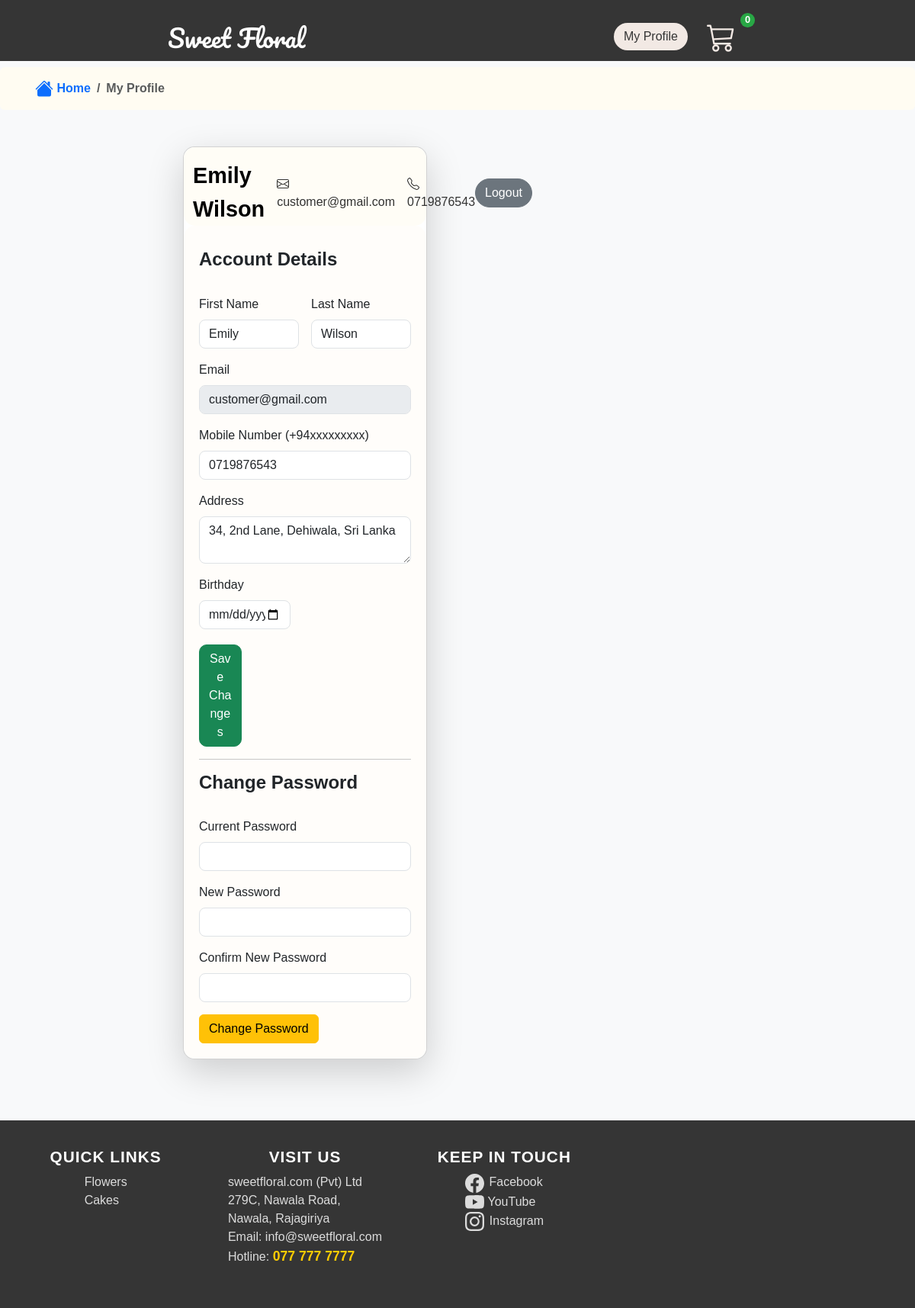
Screenshot of /myprofile.php (signed in) with the database file from the repository.
### tables this page shows
CREATE TABLE `customer` (
  `email` varchar(200) NOT NULL,
  `first_name` varchar(50) NOT NULL,
  `last_name` varchar(50) NOT NULL,
  `phone_no` varchar(12) NOT NULL,
  `address` varchar(400) NOT NULL
);

### myprofile.php (the view, shortened to what this page needs)
<?php
include 'conn.php';
$user_email = $_SESSION['user_email'];
$query = "SELECT * FROM customer WHERE email = ?";
$stmt = $conn->prepare($query);
$stmt->bind_param("s", $user_email);
$stmt->execute();
$result = $stmt->get_result();
if ($result->num_rows > 0) {
    $user = $result->fetch_assoc();
} else {
    die("User not found!");
}
?>
<!DOCTYPE html>
<html lang="en">
<head>
    <link rel="stylesheet" href="https://cdn.jsdelivr.net/npm/bootstrap@5.3.0/dist/css/bootstrap.min.css">
    <link rel="stylesheet" href="myprofile.css">
</head>
<body>
    <?php include 'navbar.php'; ?>
    <nav aria-label="breadcrumb" style="margin-top: 2.3vh;">
        <ol class="breadcrumb p-3 rounded" style="background-color: #fffcf2; font-weight: bold;">
            <li class="breadcrumb-item" style="padding: 0 0 0 2.5vw;">
                <a href="index.php" class="text-decoration-none text-primary">
                    Home
                </a>
            </li>
            <li class="breadcrumb-item active" aria-current="page">
                My Profile
            </li>
        </ol>
    </nav>
            <div class="container mt-5" style="padding:0 20vw; margin:30vh 0 10vh 0;">
                <div class="card shadow-lg">
                <div class="card-header d-flex justify-content-between align-items-center" style="padding: 2vh 1vw 0 1vw;">
            <div class="d-flex align-items-center">
                <div id="myname" class="me-3">
                    <?php echo htmlspecialchars($user['first_name']) . " " . htmlspecialchars($user['last_name']); ?>
                </div>
                <div id="myemail" class="me-3">
                    <?php echo htmlspecialchars($user['email']); ?>
                </div>
                <div id="myphone">
                    <?php echo htmlspecialchars($user['phone_no']); ?>
                </div>
            </div>
            <a href="logout.php" style="display: inline-block;">
                <button type="button" class="btn btn-secondary" style="border-radius: 20px;">Logout</button>
            </a>
        </div>
            <div class="card-body">
                <h4 class="mb-3">Account Details</h4>
                <form method="POST">
                    <div class="row g-3">
                        <div class="col-md-6">
                            <label for="firstName" class="form-label">First Name</label>
                            <input type="text" class="form-control" id="firstName" name="first_name" value="<?php echo htmlspecialchars($user['first_name']); ?>" required>
                        </div>
                        <div class="col-md-6">
                            <label for="lastName" class="form-label">Last Name</label>
                            <input type="text" class="form-control" id="lastName" name="last_name" value="<?php echo htmlspecialchars($user['last_name']); ?>" required>
                        </div>
                        <div class="col-md-12">
                            <label for="email" class="form-label">Email</label>
                            <input type="email" class="form-control" id="email" name="email" value="<?php echo htmlspecialchars($user['email']); ?>" disabled>
                        </div>
                        <div class="col-md-12">
                            <label for="phone" class="form-label">Mobile Number (+94xxxxxxxxx)</label>
                            <input type="tel" class="form-control" id="phone" name="phone" value="<?php echo htmlspecialchars($user['phone_no']); ?>" required>
                        </div>
                        <div class="col-md-12">
                            <label for="address" class="form-label">Address</label>
                            <textarea class="form-control" id="address" name="address" rows="2" required><?php echo htmlspecialchars($user['address']); ?></textarea>
                        </div>
                        <div class="col-md-6">
                            <label for="dob" class="form-label">Birthday</label>
                            <input type="date" class="form-control" id="dob" name="birthday" value="<?php echo htmlspecialchars($user['birthday']); ?>" required style="width: 10vw;">
                        </div>
                    </div>
                    <div class="">
                        <button type="submit" class="btn btn-success">Save Changes</button>
                    </div>
                </form>
                <hr>
                <h4 class="mb-3">Change Password</h4>
                <form method="POST">
                    <div class="row g-3">
                        <div class="col-md-12">
                            <label for="currentPassword" class="form-label">Current Password</label>
                            <input type="password" class="form-control" id="currentPassword" name="current_password" required>
                        </div>
                        <div class="col-md-12">
                            <label for="newPassword" class="form-label">New Password</label>
                            <input type="password" class="form-control" id="newPassword" name="new_password" required>
                        </div>
                        <div class="col-md-12">
                            <label for="confirmPassword" class="form-label">Confirm New Password</label>
                            <input type="password" class="form-control" id="confirmPassword" name="confirm_password" required>
                        </div>
                    </div>
                    <div class="">
                        <button type="submit" class="btn btn-warning mt-3">Change Password</button>
                    </div>
                </form>
            </div>
        </div>
    </div>
</body>
</html>

### myprofile.css (style rules this page uses)
body { background-color: #f8f9fa; font-family: Arial, sans-serif; }
.container { max-width: 800px; margin: auto; padding: 20px; }
.card { border-radius: 15px; box-shadow: 0 8px rgba(0, 0, 0, 0.1); }
.card-header:first-child { border-radius: 15px; }
.card-header { background-color: #fffdf6; color: #333; border-bottom: #ddd; }
.card-body { padding: 20px; background-color: #fffdfa; border-radius: 15px; }
.row.g-3 { margin-top: 15px; font-family:Arial, Helvetica, sans-serif; }
.form-control { border-radius: 8px; }
.btn-success { width: 20%; font-size: 16px; border-radius: 10px; text-align: center; margin-top: 20px; }
h4 { font-weight: bold; margin-top: 10px; }
.shadow-lg { box-shadow: 0px 5px 10px rgba(0, 0, 0, 0.15); font-family: Arial, Helvetica, sans-serif; }
#myname { font-size: 1.8rem; font-weight: bold; text-align: left; color: black; }

### navbar.css (style rules this page uses)
button { font-weight: bold; }
body { padding-top: 70px; max-width: 100%; overflow-x: hidden; }

### footer.css (style rules this page uses)
.footer { background-color: #353535; color: #dcdcdc; padding: 2vh 0 4.3vh 0; width: 100vw; }
.footer .container { margin: 0vh 0; }
.footer h5 { color: #ffffff; font-size: 1.3rem; font-weight: bold; text-transform: uppercase; letter-spacing: 1px; }
.footer a { color: #dcdcdc; font-size: 1rem; text-decoration: none; transition: color 0.3s, transform 0.3s; }
.footer .row { display: flex; height: fit-content; }
.footer .col-md-4 { display: flex; align-items: center; flex-direction: column; }
.footer .hotline { font-size: 1.1rem; font-weight: bold; color: #ffcc00; }

### rows the page displays
customer: first_name "Emily", last_name "Wilson", email "customer@gmail.com", phone_no "0719876543", phone "0719876543", address "34, 2nd Lane, Dehiwala, Sri Lanka"
